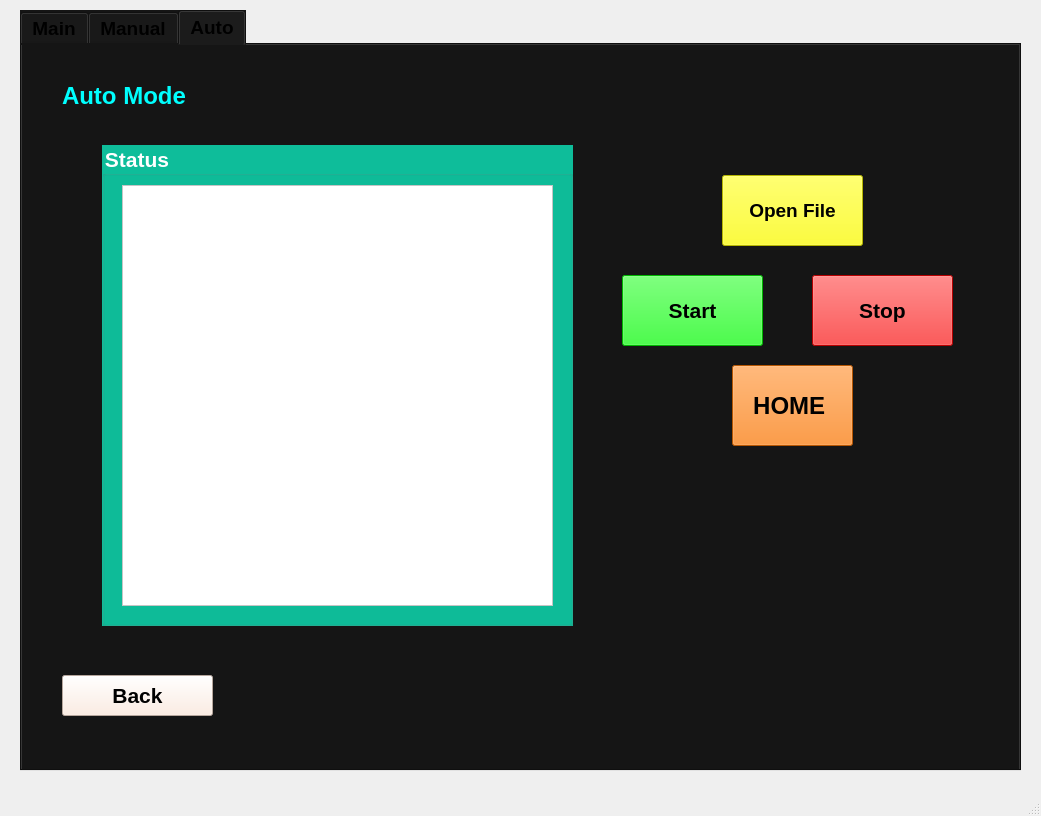
<?xml version="1.0" encoding="UTF-8"?>
<ui version="4.0">
 <class>MainWindow</class>
 <widget class="QMainWindow" name="MainWindow">
  <property name="geometry">
   <rect>
    <x>0</x>
    <y>0</y>
    <width>1041</width>
    <height>816</height>
   </rect>
  </property>
  <property name="windowTitle">
   <string>MainWindow</string>
  </property>
  <widget class="QWidget" name="centralwidget">
   <widget class="QTabWidget" name="tabWidget">
    <property name="geometry">
     <rect>
      <x>20</x>
      <y>10</y>
      <width>1001</width>
      <height>761</height>
     </rect>
    </property>
    <property name="minimumSize">
     <size>
      <width>1001</width>
      <height>0</height>
     </size>
    </property>
    <property name="font">
     <font>
      <pointsize>14</pointsize>
      <weight>75</weight>
      <bold>true</bold>
     </font>
    </property>
    <property name="styleSheet">
     <string notr="true">background-color: rgb(21, 21, 21);
color: rgb(0, 0, 0);</string>
    </property>
    <property name="currentIndex">
     <number>2</number>
    </property>
    <widget class="QWidget" name="tab">
     <attribute name="title">
      <string>Main</string>
     </attribute>
     <widget class="QLabel" name="label">
      <property name="geometry">
       <rect>
        <x>240</x>
        <y>360</y>
        <width>441</width>
        <height>81</height>
       </rect>
      </property>
      <property name="font">
       <font>
        <pointsize>20</pointsize>
        <weight>75</weight>
        <bold>true</bold>
       </font>
      </property>
      <property name="styleSheet">
       <string notr="true">color: rgb(255, 255, 255);</string>
      </property>
      <property name="text">
       <string>Pick and Place Machine</string>
      </property>
      <property name="alignment">
       <set>Qt::AlignCenter</set>
      </property>
     </widget>
     <widget class="QComboBox" name="comboport">
      <property name="geometry">
       <rect>
        <x>330</x>
        <y>540</y>
        <width>251</width>
        <height>61</height>
       </rect>
      </property>
      <property name="font">
       <font>
        <pointsize>12</pointsize>
       </font>
      </property>
      <property name="styleSheet">
       <string notr="true">background-color: rgb(255, 255, 255);</string>
      </property>
     </widget>
     <widget class="QLabel" name="port_text">
      <property name="geometry">
       <rect>
        <x>330</x>
        <y>470</y>
        <width>91</width>
        <height>51</height>
       </rect>
      </property>
      <property name="font">
       <font>
        <pointsize>18</pointsize>
        <weight>75</weight>
        <bold>true</bold>
       </font>
      </property>
      <property name="styleSheet">
       <string notr="true">color: rgb(255, 255, 255);</string>
      </property>
      <property name="text">
       <string>Port</string>
      </property>
      <property name="alignment">
       <set>Qt::AlignLeading|Qt::AlignLeft|Qt::AlignVCenter</set>
      </property>
     </widget>
     <widget class="QLabel" name="label_12">
      <property name="geometry">
       <rect>
        <x>290</x>
        <y>30</y>
        <width>331</width>
        <height>301</height>
       </rect>
      </property>
      <property name="styleSheet">
       <string notr="true"/>
      </property>
      <property name="frameShape">
       <enum>QFrame::NoFrame</enum>
      </property>
      <property name="frameShadow">
       <enum>QFrame::Plain</enum>
      </property>
      <property name="text">
       <string/>
      </property>
      <property name="pixmap">
       <pixmap>:/image/ele.jpg</pixmap>
      </property>
      <property name="scaledContents">
       <bool>true</bool>
      </property>
     </widget>
     <widget class="QPushButton" name="connectbt">
      <property name="geometry">
       <rect>
        <x>610</x>
        <y>550</y>
        <width>151</width>
        <height>41</height>
       </rect>
      </property>
      <property name="font">
       <font>
        <pointsize>16</pointsize>
        <weight>75</weight>
        <bold>true</bold>
       </font>
      </property>
      <property name="styleSheet">
       <string notr="true">background-color: rgb(0, 170, 255);</string>
      </property>
      <property name="text">
       <string>Connect</string>
      </property>
     </widget>
    </widget>
    <widget class="QWidget" name="tab_2">
     <attribute name="title">
      <string>Manual</string>
     </attribute>
     <widget class="QGroupBox" name="groupBox_2">
      <property name="geometry">
       <rect>
        <x>20</x>
        <y>110</y>
        <width>471</width>
        <height>481</height>
       </rect>
      </property>
      <property name="font">
       <font>
        <pointsize>16</pointsize>
        <weight>75</weight>
        <bold>true</bold>
       </font>
      </property>
      <property name="styleSheet">
       <string notr="true">background-color: rgb(14, 189, 154);
color: rgb(255, 255, 255);</string>
      </property>
      <property name="title">
       <string>Status</string>
      </property>
      <widget class="QPlainTextEdit" name="status1">
       <property name="geometry">
        <rect>
         <x>20</x>
         <y>40</y>
         <width>431</width>
         <height>421</height>
        </rect>
       </property>
       <property name="font">
        <font>
         <pointsize>10</pointsize>
        </font>
       </property>
       <property name="styleSheet">
        <string notr="true">background-color: rgb(255, 255, 255);
color: rgb(0, 0, 0);</string>
       </property>
      </widget>
     </widget>
     <widget class="QLabel" name="label_4">
      <property name="geometry">
       <rect>
        <x>890</x>
        <y>260</y>
        <width>61</width>
        <height>31</height>
       </rect>
      </property>
      <property name="font">
       <font>
        <pointsize>18</pointsize>
        <weight>75</weight>
        <bold>true</bold>
       </font>
      </property>
      <property name="styleSheet">
       <string notr="true">background-color: rgb(0, 0, 0);
color: rgb(255, 255, 255);</string>
      </property>
      <property name="text">
       <string>mm</string>
      </property>
     </widget>
     <widget class="QLabel" name="label_5">
      <property name="geometry">
       <rect>
        <x>520</x>
        <y>60</y>
        <width>51</width>
        <height>41</height>
       </rect>
      </property>
      <property name="font">
       <font>
        <pointsize>18</pointsize>
        <weight>75</weight>
        <bold>true</bold>
       </font>
      </property>
      <property name="styleSheet">
       <string notr="true">background-color: rgb(0, 0, 0);
color: rgb(255, 255, 255);</string>
      </property>
      <property name="text">
       <string>X :</string>
      </property>
     </widget>
     <widget class="QLineEdit" name="lineEdit_5">
      <property name="geometry">
       <rect>
        <x>600</x>
        <y>245</y>
        <width>271</width>
        <height>71</height>
       </rect>
      </property>
      <property name="font">
       <font>
        <pointsize>28</pointsize>
       </font>
      </property>
      <property name="toolTip">
       <string>&lt;html&gt;&lt;head/&gt;&lt;body&gt;&lt;p align=&quot;right&quot;&gt;&lt;span style=&quot; font-size:16pt;&quot;&gt;&lt;br/&gt;&lt;/span&gt;&lt;/p&gt;&lt;/body&gt;&lt;/html&gt;as</string>
      </property>
      <property name="whatsThis">
       <string>&lt;html&gt;&lt;head/&gt;&lt;body&gt;&lt;p align=&quot;right&quot;&gt;&lt;br/&gt;&lt;/p&gt;&lt;/body&gt;&lt;/html&gt;</string>
      </property>
      <property name="styleSheet">
       <string notr="true">background-color: rgb(255, 255, 255);</string>
      </property>
      <property name="text">
       <string/>
      </property>
     </widget>
     <widget class="QLineEdit" name="lineEdit_3">
      <property name="geometry">
       <rect>
        <x>600</x>
        <y>45</y>
        <width>271</width>
        <height>71</height>
       </rect>
      </property>
      <property name="font">
       <font>
        <pointsize>28</pointsize>
       </font>
      </property>
      <property name="toolTip">
       <string>&lt;html&gt;&lt;head/&gt;&lt;body&gt;&lt;p align=&quot;right&quot;&gt;&lt;span style=&quot; font-size:16pt;&quot;&gt;&lt;br/&gt;&lt;/span&gt;&lt;/p&gt;&lt;/body&gt;&lt;/html&gt;</string>
      </property>
      <property name="whatsThis">
       <string>&lt;html&gt;&lt;head/&gt;&lt;body&gt;&lt;p align=&quot;right&quot;&gt;&lt;br/&gt;&lt;/p&gt;&lt;/body&gt;&lt;/html&gt;</string>
      </property>
      <property name="styleSheet">
       <string notr="true">background-color: rgb(255, 255, 255);</string>
      </property>
      <property name="text">
       <string/>
      </property>
     </widget>
     <widget class="QLineEdit" name="lineEdit_4">
      <property name="geometry">
       <rect>
        <x>600</x>
        <y>145</y>
        <width>271</width>
        <height>71</height>
       </rect>
      </property>
      <property name="font">
       <font>
        <pointsize>28</pointsize>
       </font>
      </property>
      <property name="toolTip">
       <string>&lt;html&gt;&lt;head/&gt;&lt;body&gt;&lt;p align=&quot;right&quot;&gt;&lt;span style=&quot; font-size:16pt;&quot;&gt;&lt;br/&gt;&lt;/span&gt;&lt;/p&gt;&lt;/body&gt;&lt;/html&gt;</string>
      </property>
      <property name="whatsThis">
       <string>&lt;html&gt;&lt;head/&gt;&lt;body&gt;&lt;p align=&quot;right&quot;&gt;&lt;br/&gt;&lt;/p&gt;&lt;/body&gt;&lt;/html&gt;</string>
      </property>
      <property name="styleSheet">
       <string notr="true">background-color: rgb(255, 255, 255);</string>
      </property>
      <property name="text">
       <string/>
      </property>
     </widget>
     <widget class="QLabel" name="label_3">
      <property name="geometry">
       <rect>
        <x>890</x>
        <y>160</y>
        <width>61</width>
        <height>31</height>
       </rect>
      </property>
      <property name="font">
       <font>
        <pointsize>18</pointsize>
        <weight>75</weight>
        <bold>true</bold>
       </font>
      </property>
      <property name="styleSheet">
       <string notr="true">background-color: rgb(0, 0, 0);
color: rgb(255, 255, 255);</string>
      </property>
      <property name="text">
       <string>mm</string>
      </property>
     </widget>
     <widget class="QLabel" name="label_7">
      <property name="geometry">
       <rect>
        <x>520</x>
        <y>260</y>
        <width>51</width>
        <height>41</height>
       </rect>
      </property>
      <property name="font">
       <font>
        <pointsize>18</pointsize>
        <weight>75</weight>
        <bold>true</bold>
       </font>
      </property>
      <property name="styleSheet">
       <string notr="true">background-color: rgb(0, 0, 0);
color: rgb(255, 255, 255);</string>
      </property>
      <property name="text">
       <string>Z :</string>
      </property>
     </widget>
     <widget class="QLabel" name="label_6">
      <property name="geometry">
       <rect>
        <x>520</x>
        <y>160</y>
        <width>51</width>
        <height>41</height>
       </rect>
      </property>
      <property name="font">
       <font>
        <pointsize>18</pointsize>
        <weight>75</weight>
        <bold>true</bold>
       </font>
      </property>
      <property name="styleSheet">
       <string notr="true">background-color: rgb(0, 0, 0);
color: rgb(255, 255, 255);</string>
      </property>
      <property name="text">
       <string>Y :</string>
      </property>
     </widget>
     <widget class="QLabel" name="label_2">
      <property name="geometry">
       <rect>
        <x>890</x>
        <y>60</y>
        <width>61</width>
        <height>31</height>
       </rect>
      </property>
      <property name="font">
       <font>
        <pointsize>18</pointsize>
        <weight>75</weight>
        <bold>true</bold>
       </font>
      </property>
      <property name="styleSheet">
       <string notr="true">background-color: rgb(0, 0, 0);
color: rgb(255, 255, 255);</string>
      </property>
      <property name="text">
       <string>mm</string>
      </property>
     </widget>
     <widget class="QLabel" name="label_9">
      <property name="geometry">
       <rect>
        <x>30</x>
        <y>30</y>
        <width>221</width>
        <height>41</height>
       </rect>
      </property>
      <property name="font">
       <font>
        <pointsize>18</pointsize>
        <weight>75</weight>
        <bold>true</bold>
       </font>
      </property>
      <property name="styleSheet">
       <string notr="true">color: rgb(0, 255, 255);
</string>
      </property>
      <property name="text">
       <string>Manual Mode</string>
      </property>
     </widget>
     <widget class="QLabel" name="label_11">
      <property name="geometry">
       <rect>
        <x>890</x>
        <y>350</y>
        <width>31</width>
        <height>41</height>
       </rect>
      </property>
      <property name="font">
       <font>
        <pointsize>18</pointsize>
        <weight>75</weight>
        <bold>true</bold>
       </font>
      </property>
      <property name="styleSheet">
       <string notr="true">color: rgb(255, 255, 255);</string>
      </property>
      <property name="text">
       <string>Z</string>
      </property>
      <property name="alignment">
       <set>Qt::AlignCenter</set>
      </property>
     </widget>
     <widget class="QPushButton" name="x1">
      <property name="geometry">
       <rect>
        <x>530</x>
        <y>450</y>
        <width>93</width>
        <height>41</height>
       </rect>
      </property>
      <property name="font">
       <font>
        <pointsize>16</pointsize>
        <weight>75</weight>
        <bold>true</bold>
       </font>
      </property>
      <property name="styleSheet">
       <string notr="true">background-color: rgb(85, 170, 0);</string>
      </property>
      <property name="text">
       <string>←</string>
      </property>
     </widget>
     <widget class="QPushButton" name="y1">
      <property name="geometry">
       <rect>
        <x>630</x>
        <y>400</y>
        <width>93</width>
        <height>41</height>
       </rect>
      </property>
      <property name="font">
       <font>
        <pointsize>16</pointsize>
        <weight>75</weight>
        <bold>true</bold>
       </font>
      </property>
      <property name="styleSheet">
       <string notr="true">background-color: rgb(85, 170, 255);</string>
      </property>
      <property name="text">
       <string>↑</string>
      </property>
     </widget>
     <widget class="QPushButton" name="y2">
      <property name="geometry">
       <rect>
        <x>630</x>
        <y>500</y>
        <width>93</width>
        <height>41</height>
       </rect>
      </property>
      <property name="font">
       <font>
        <pointsize>16</pointsize>
        <weight>75</weight>
        <bold>true</bold>
       </font>
      </property>
      <property name="styleSheet">
       <string notr="true">background-color: rgb(85, 170, 255);</string>
      </property>
      <property name="text">
       <string>↓</string>
      </property>
     </widget>
     <widget class="QPushButton" name="hb">
      <property name="geometry">
       <rect>
        <x>630</x>
        <y>450</y>
        <width>93</width>
        <height>41</height>
       </rect>
      </property>
      <property name="font">
       <font>
        <pointsize>12</pointsize>
        <weight>75</weight>
        <bold>true</bold>
       </font>
      </property>
      <property name="styleSheet">
       <string notr="true">background-color: rgb(255, 121, 3);</string>
      </property>
      <property name="text">
       <string>HOME </string>
      </property>
     </widget>
     <widget class="QPushButton" name="z2">
      <property name="geometry">
       <rect>
        <x>860</x>
        <y>470</y>
        <width>93</width>
        <height>41</height>
       </rect>
      </property>
      <property name="font">
       <font>
        <pointsize>16</pointsize>
        <weight>75</weight>
        <bold>true</bold>
       </font>
      </property>
      <property name="styleSheet">
       <string notr="true">background-color: rgb(255, 170, 127);</string>
      </property>
      <property name="text">
       <string>Down</string>
      </property>
     </widget>
     <widget class="QPushButton" name="x2">
      <property name="geometry">
       <rect>
        <x>730</x>
        <y>450</y>
        <width>93</width>
        <height>41</height>
       </rect>
      </property>
      <property name="font">
       <font>
        <pointsize>16</pointsize>
        <weight>75</weight>
        <bold>true</bold>
       </font>
      </property>
      <property name="styleSheet">
       <string notr="true">background-color: rgb(85, 170, 0);</string>
      </property>
      <property name="text">
       <string>→</string>
      </property>
     </widget>
     <widget class="QPushButton" name="z1">
      <property name="geometry">
       <rect>
        <x>860</x>
        <y>420</y>
        <width>93</width>
        <height>41</height>
       </rect>
      </property>
      <property name="font">
       <font>
        <pointsize>16</pointsize>
        <weight>75</weight>
        <bold>true</bold>
       </font>
      </property>
      <property name="styleSheet">
       <string notr="true">background-color: rgb(255, 170, 127);</string>
      </property>
      <property name="text">
       <string>Up</string>
      </property>
     </widget>
     <widget class="QLabel" name="label_10">
      <property name="geometry">
       <rect>
        <x>640</x>
        <y>350</y>
        <width>71</width>
        <height>41</height>
       </rect>
      </property>
      <property name="font">
       <font>
        <pointsize>18</pointsize>
        <weight>75</weight>
        <bold>true</bold>
       </font>
      </property>
      <property name="styleSheet">
       <string notr="true">color: rgb(255, 255, 255);</string>
      </property>
      <property name="text">
       <string>X/Y</string>
      </property>
      <property name="alignment">
       <set>Qt::AlignCenter</set>
      </property>
     </widget>
     <widget class="QPushButton" name="test1">
      <property name="geometry">
       <rect>
        <x>560</x>
        <y>560</y>
        <width>151</width>
        <height>41</height>
       </rect>
      </property>
      <property name="font">
       <font>
        <pointsize>16</pointsize>
        <weight>75</weight>
        <bold>true</bold>
       </font>
      </property>
      <property name="styleSheet">
       <string notr="true">background-color: rgb(255, 0, 0);
background-color: rgb(0, 255, 0);</string>
      </property>
      <property name="text">
       <string>PICK</string>
      </property>
     </widget>
     <widget class="QPushButton" name="test2">
      <property name="geometry">
       <rect>
        <x>740</x>
        <y>560</y>
        <width>141</width>
        <height>41</height>
       </rect>
      </property>
      <property name="font">
       <font>
        <pointsize>16</pointsize>
        <weight>75</weight>
        <bold>true</bold>
       </font>
      </property>
      <property name="styleSheet">
       <string notr="true">background-color: rgb(255, 0, 0);</string>
      </property>
      <property name="text">
       <string>PLACE</string>
      </property>
     </widget>
     <widget class="QPushButton" name="back1">
      <property name="geometry">
       <rect>
        <x>70</x>
        <y>640</y>
        <width>151</width>
        <height>41</height>
       </rect>
      </property>
      <property name="font">
       <font>
        <pointsize>16</pointsize>
        <weight>75</weight>
        <bold>true</bold>
       </font>
      </property>
      <property name="styleSheet">
       <string notr="true">background-color: rgb(255, 233, 219);</string>
      </property>
      <property name="text">
       <string>Back</string>
      </property>
     </widget>
     <widget class="QPushButton" name="next1">
      <property name="geometry">
       <rect>
        <x>280</x>
        <y>640</y>
        <width>151</width>
        <height>41</height>
       </rect>
      </property>
      <property name="font">
       <font>
        <pointsize>16</pointsize>
        <weight>75</weight>
        <bold>true</bold>
       </font>
      </property>
      <property name="styleSheet">
       <string notr="true">background-color: rgb(255, 233, 219);</string>
      </property>
      <property name="text">
       <string>Next</string>
      </property>
     </widget>
    </widget>
    <widget class="QWidget" name="tab_3">
     <attribute name="title">
      <string>Auto</string>
     </attribute>
     <widget class="QLabel" name="label_8">
      <property name="geometry">
       <rect>
        <x>40</x>
        <y>30</y>
        <width>181</width>
        <height>41</height>
       </rect>
      </property>
      <property name="font">
       <font>
        <pointsize>18</pointsize>
        <weight>75</weight>
        <bold>true</bold>
       </font>
      </property>
      <property name="styleSheet">
       <string notr="true">color: rgb(0, 255, 255);</string>
      </property>
      <property name="text">
       <string>Auto Mode</string>
      </property>
     </widget>
     <widget class="QPushButton" name="stopbt">
      <property name="geometry">
       <rect>
        <x>790</x>
        <y>230</y>
        <width>141</width>
        <height>71</height>
       </rect>
      </property>
      <property name="font">
       <font>
        <pointsize>16</pointsize>
        <weight>75</weight>
        <bold>true</bold>
       </font>
      </property>
      <property name="styleSheet">
       <string notr="true">background-color: rgb(255, 0, 0);</string>
      </property>
      <property name="text">
       <string>Stop</string>
      </property>
     </widget>
     <widget class="QPushButton" name="stratbt">
      <property name="geometry">
       <rect>
        <x>600</x>
        <y>230</y>
        <width>141</width>
        <height>71</height>
       </rect>
      </property>
      <property name="font">
       <font>
        <pointsize>16</pointsize>
        <weight>75</weight>
        <bold>true</bold>
       </font>
      </property>
      <property name="styleSheet">
       <string notr="true">background-color: rgb(255, 0, 0);
background-color: rgb(0, 255, 0);</string>
      </property>
      <property name="text">
       <string>Start</string>
      </property>
     </widget>
     <widget class="QGroupBox" name="groupBox_3">
      <property name="geometry">
       <rect>
        <x>80</x>
        <y>100</y>
        <width>471</width>
        <height>481</height>
       </rect>
      </property>
      <property name="font">
       <font>
        <pointsize>16</pointsize>
        <weight>75</weight>
        <bold>true</bold>
       </font>
      </property>
      <property name="styleSheet">
       <string notr="true">background-color: rgb(14, 189, 154);
color: rgb(255, 255, 255);</string>
      </property>
      <property name="title">
       <string>Status</string>
      </property>
      <widget class="QPlainTextEdit" name="status2">
       <property name="geometry">
        <rect>
         <x>20</x>
         <y>40</y>
         <width>431</width>
         <height>421</height>
        </rect>
       </property>
       <property name="font">
        <font>
         <pointsize>10</pointsize>
        </font>
       </property>
       <property name="styleSheet">
        <string notr="true">background-color: rgb(255, 255, 255);
color: rgb(0, 0, 0);</string>
       </property>
      </widget>
     </widget>
     <widget class="QPushButton" name="hb_2">
      <property name="geometry">
       <rect>
        <x>710</x>
        <y>320</y>
        <width>121</width>
        <height>81</height>
       </rect>
      </property>
      <property name="font">
       <font>
        <pointsize>18</pointsize>
        <weight>75</weight>
        <bold>true</bold>
       </font>
      </property>
      <property name="styleSheet">
       <string notr="true">background-color: rgb(255, 121, 3);</string>
      </property>
      <property name="text">
       <string>HOME </string>
      </property>
     </widget>
     <widget class="QPushButton" name="openfile">
      <property name="geometry">
       <rect>
        <x>700</x>
        <y>130</y>
        <width>141</width>
        <height>71</height>
       </rect>
      </property>
      <property name="font">
       <font>
        <pointsize>14</pointsize>
        <weight>75</weight>
        <bold>true</bold>
       </font>
      </property>
      <property name="styleSheet">
       <string notr="true">background-color: rgb(255, 255, 0);</string>
      </property>
      <property name="text">
       <string>Open File</string>
      </property>
     </widget>
     <widget class="QPushButton" name="back2">
      <property name="geometry">
       <rect>
        <x>40</x>
        <y>630</y>
        <width>151</width>
        <height>41</height>
       </rect>
      </property>
      <property name="font">
       <font>
        <pointsize>16</pointsize>
        <weight>75</weight>
        <bold>true</bold>
       </font>
      </property>
      <property name="styleSheet">
       <string notr="true">background-color: rgb(255, 233, 219);</string>
      </property>
      <property name="text">
       <string>Back</string>
      </property>
     </widget>
    </widget>
   </widget>
  </widget>
  <widget class="QMenuBar" name="menubar">
   <property name="geometry">
    <rect>
     <x>0</x>
     <y>0</y>
     <width>1041</width>
     <height>26</height>
    </rect>
   </property>
  </widget>
  <widget class="QStatusBar" name="statusbar"/>
  <action name="actionManual">
   <property name="text">
    <string>Manual</string>
   </property>
  </action>
  <action name="actionAuto">
   <property name="text">
    <string>Auto</string>
   </property>
  </action>
  <action name="actionBrowefile">
   <property name="text">
    <string>Open File</string>
   </property>
  </action>
  <action name="actionMain">
   <property name="text">
    <string>Main</string>
   </property>
  </action>
  <action name="actionManual_2">
   <property name="text">
    <string>Manual Mode</string>
   </property>
  </action>
  <action name="actionAuto_2">
   <property name="text">
    <string>Auto Mode</string>
   </property>
  </action>
 </widget>
 <resources/>
 <connections/>
</ui>
